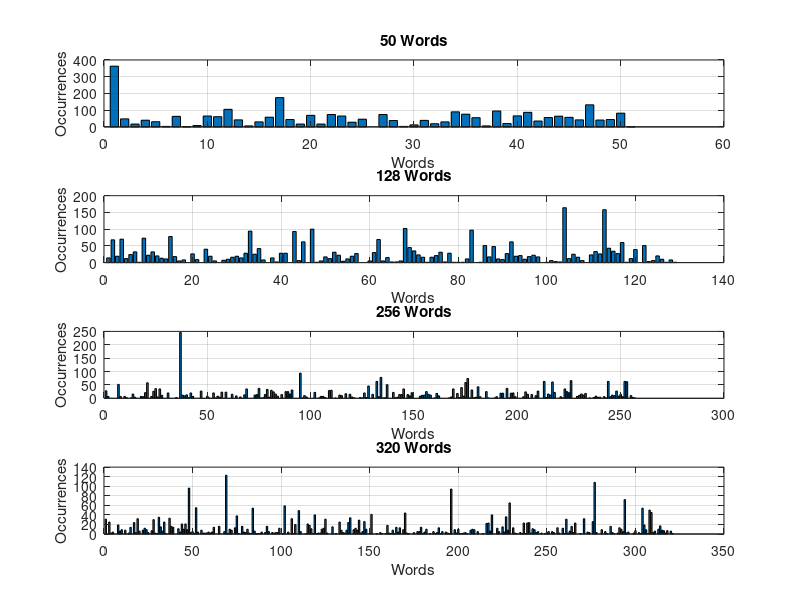
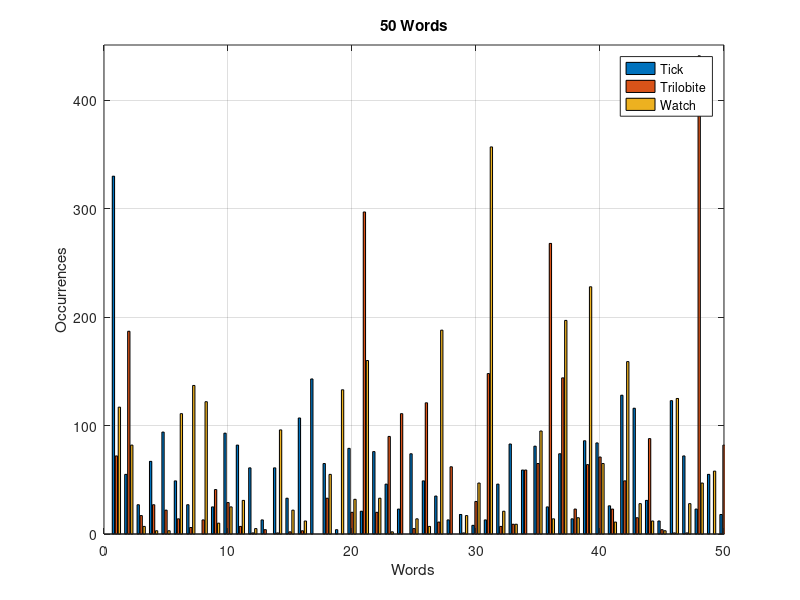
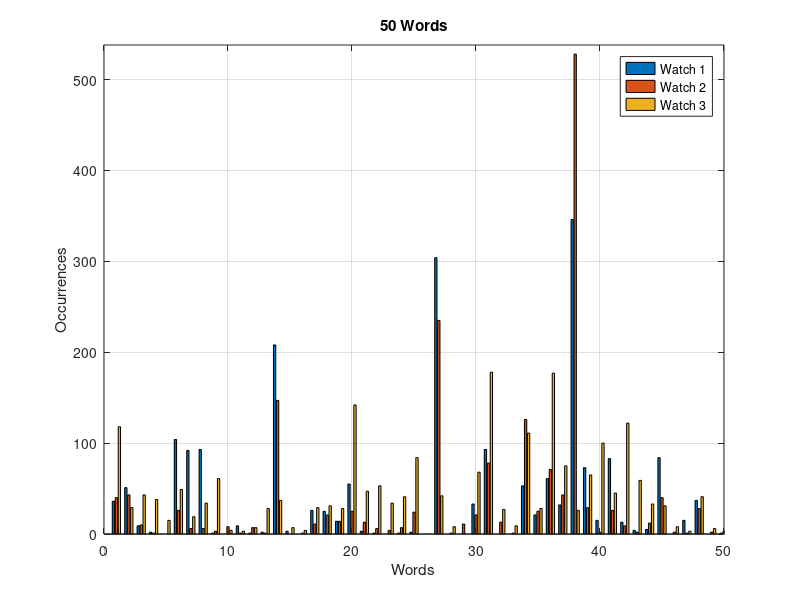

The MATLAB source for these figures, in order:
clear all
clc
close all

load data_train_10.mat
train_data10 = data_train;
load data_train_50.mat
train_data50= data_train;
load data_train_128.mat
train_data128 = data_train;
load data_train_256.mat
train_data256 = data_train;
load data_train_320.mat
train_data320 = data_train;
load data_train_500.mat
train_data500 = data_train;

clear data_train

figure()
subplot(4,1,2)
bar(train_data128(1,:))
title('128 Words')
xlabel('Words')
ylabel('Occurrences')
grid on
subplot(4,1,1)
bar(train_data50(2,:))
title('50 Words')
xlabel('Words')
ylabel('Occurrences')
grid on
subplot(4,1,3)
bar(train_data256(3,:))
title('256 Words')
xlabel('Words')
ylabel('Occurrences')
grid on
subplot(4,1,4)
bar(train_data320(4,:))
title('320 Words')
xlabel('Words')
ylabel('Occurrences')
grid on

comp = [train_data50(1,:);...
        train_data50(16,:);...
        train_data50(31,:);...
%         train_data50(46,:);...
%         train_data50(61,:);...
%         train_data50(76,:);...
%         train_data50(91,:);...
%         train_data50(106,:);...
%         train_data50(121,:);...
%         train_data50(136,:);...
        ];
    
DiffCat_ANOVA = anova2(comp(:,1:50))

figure()
% colormap(colorcube)
bar(comp','grouped')
title('50 Words')
xlabel('Words')
ylabel('Occurrences')
legend('Tick', 'Trilobite', 'Watch', 'location', 'best')
grid on
axis([0 50 0 max(max(comp))+10])

comp = [train_data50(61,:);...
        train_data50(62,:);...
        train_data50(63,:);...
%         train_data50(64,:);...
%         train_data50(65,:);...
%         train_data50(66,:);...
%         train_data50(67,:);...
%         train_data50(68,:);...
%         train_data50(69,:);...
%         train_data50(70,:);...
        ];
    
sameCat_ANOVA = anova2(comp(:,1:50))

figure()
% colormap(colorcube)
bar(comp','grouped')
title('50 Words')
xlabel('Words')
ylabel('Occurrences')
legend('Watch 1', 'Watch 2', 'Watch 3', 'location', 'best')
grid on
axis([0 50 0 max(max(comp))+10])

